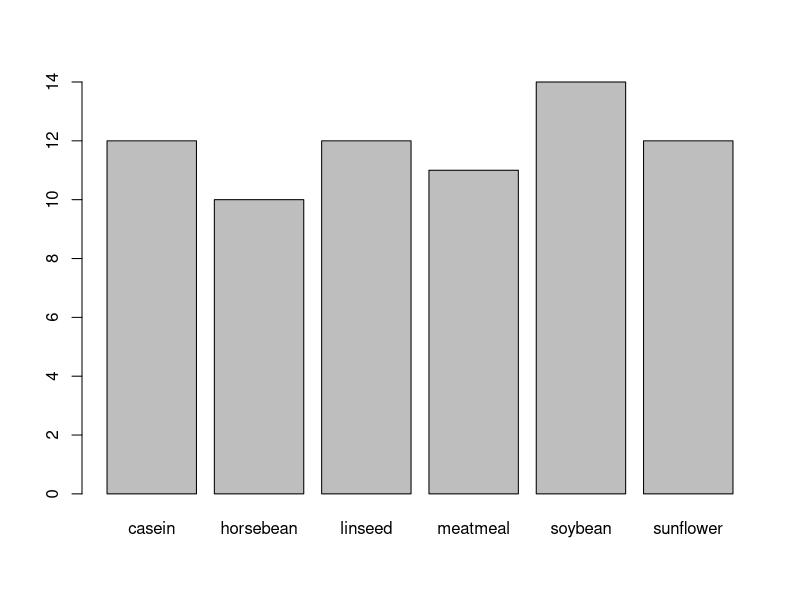
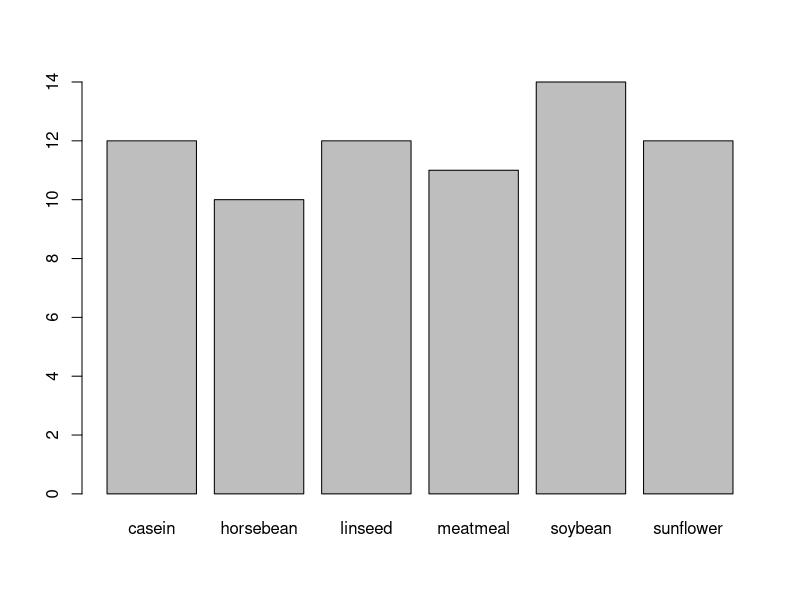
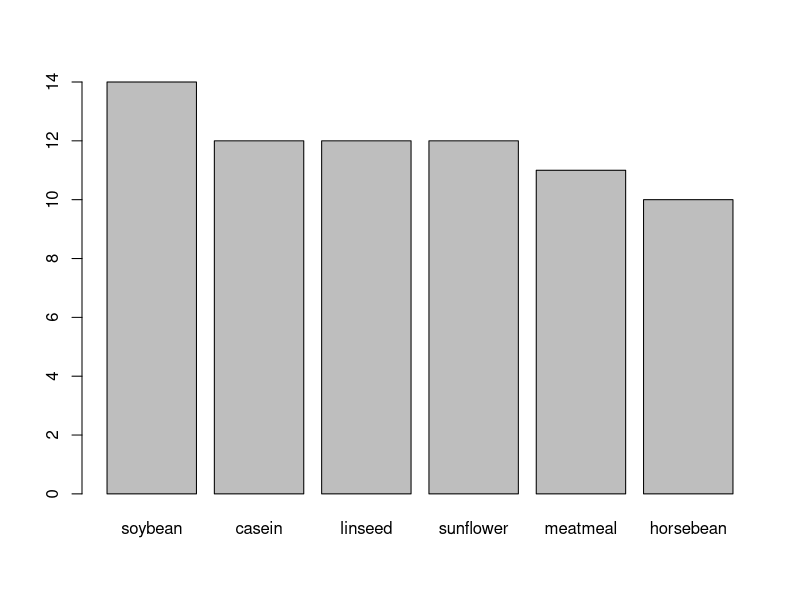
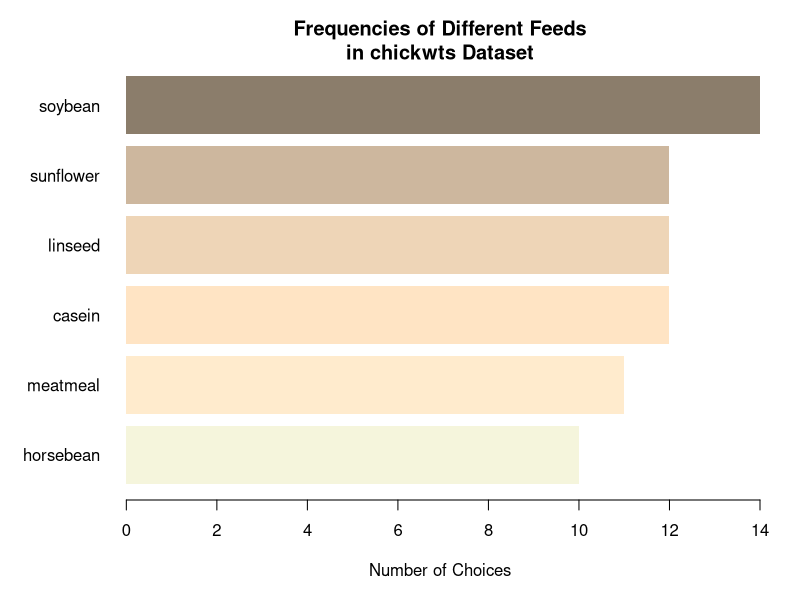

These figures' R source, in order:
# Creating Bar Charts for Categorical Variables
# Help on Plots
?plot

# LOAD DATASETS PACKAGE
require("datasets")

# ONE ROW PER CASE
?chickwts

data("chickwts") # Load Data into Workspace

plot(chickwts$feed)

feeds <- table(chickwts$feed)
feeds

barplot(feeds) # Identical to plot(chickwts$feed)

# To Put the bars in Descending Order, add "order":

barplot(feeds[order(feeds, decreasing = TRUE)])

# Customize the Chart
par(oma = c(1,1,1,1)) # Set Outside margins: b,l,t,r
par(mar = c(4,5,2,1)) # Set Outside margins: b,l,t,r

barplot(feeds[order(feeds)],
        horiz = TRUE,
        las = 1, # las gives orientation of axis labels
        col = c("beige", "blanchedalmond", "bisque1","bisque2","bisque3","bisque4"),
        border = NA,
        main = "Frequencies of Different Feeds\nin chickwts Dataset", # \n = Line Break
        xlab = "Number of Choices")

rm(list = ls())